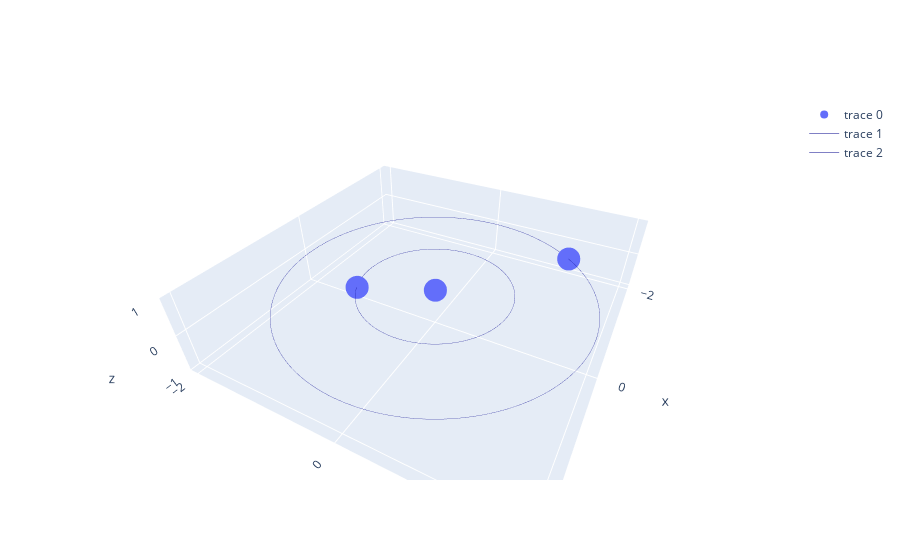

The code cell stored with this chart in its notebook:
### Code cell
def trace_bodies(system, origin, t):
    body_positions = system.all_positions_relative_to(origin, t)
    x, y, z = zip(*[position for _, position in body_positions.items()])
    return go.Scatter3d(x=x, y=y, z=z, mode="markers")

def trace_orbit_trajectory(trajectory):
    x_ellipse, y_ellipse, z_ellipse = np.transpose(trajectory)
    return go.Scatter3d(
        x=x_ellipse,
        y=y_ellipse,
        z=z_ellipse,
        mode="lines",
        line=dict(color="darkblue", width=0.5),
    )

def plot_orbits(system, t):
    origin = system.primary_body
    
    trajectories = [trace_orbit_trajectory(trajectory) for trajectory in system.all_trajectories(origin)]
    bodies = trace_bodies(system, origin, t)
    
    fig = go.Figure(data=[bodies, *trajectories])
    fig.update_layout(
        scene=dict(
            xaxis=dict(nticks=4),
            yaxis=dict(nticks=4),
            zaxis=dict(nticks=4),
        )
    )
    return fig

t_val = 500
fig = plot_orbits(system, t_val)
fig.show()

### Figure 1 — Plotly figure (JSON) as saved in the notebook; plotly's stock layout.template omitted (floating-point values rounded to 4 significant figures; data arrays with more than 128 entries replaced by an {"elided": "..."} marker saying what was removed)
{"data": [{"mode": "markers", "type": "scatter3d", "x": [0, 0.4166, -1.53], "y": [0, -0.9091, 1.288], "z": [0, 0, 0]}, {"line": {"color": "darkblue", "width": 0.5}, "mode": "lines", "type": "scatter3d", "x": {"elided": "500 float values"}, "y": {"elided": "500 float values"}, "z": {"elided": "500 int values"}}, {"line": {"color": "darkblue", "width": 0.5}, "mode": "lines", "type": "scatter3d", "x": {"elided": "500 float values"}, "y": {"elided": "500 float values"}, "z": {"elided": "500 int values"}}], "layout": {"autosize": true, "scene": {"aspectmode": "auto", "aspectratio": {"x": 1.587, "y": 1.587, "z": 0.3969}, "camera": {"center": {"x": 0, "y": 0, "z": 0}, "eye": {"x": 1.542, "y": 0.8274, "z": 1.275}, "projection": {"type": "perspective"}, "up": {"x": 0, "y": 0, "z": 1}}, "xaxis": {"nticks": 4, "type": "linear"}, "yaxis": {"nticks": 4, "type": "linear"}, "zaxis": {"nticks": 4, "type": "linear"}}}}
